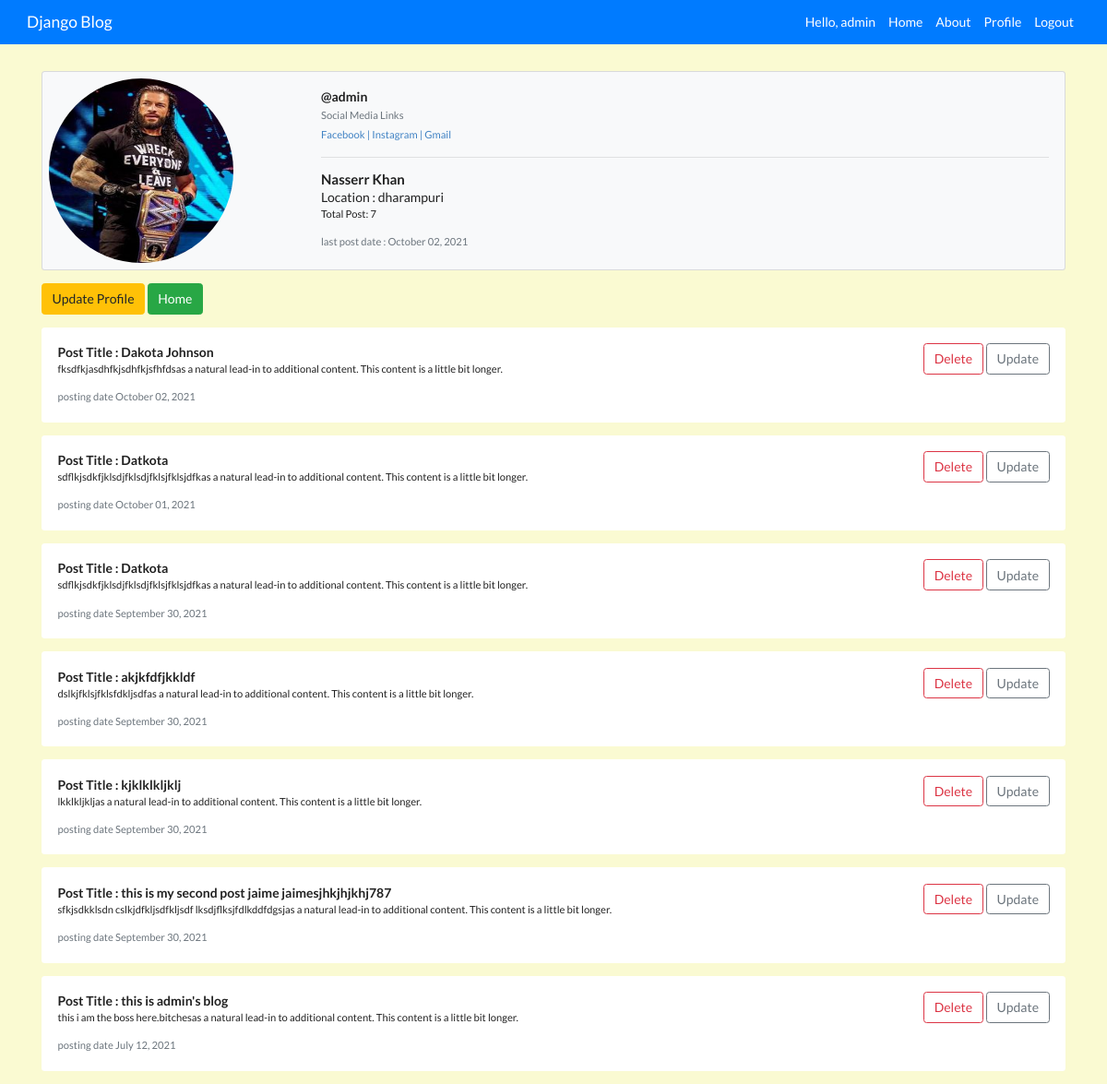
Page /myblog/profile/ (signed in) on the committed database.
### Myapp/models.py (models this page shows, shortened)
class Profile(models.Model):
    author = models.OneToOneField(User, on_delete = models.CASCADE, related_name='profile')
    image = models.ImageField( default ='default.png', upload_to = 'images', blank = True)
    city  = models.CharField(max_length = 100, blank= True)

class Blog(models.Model):
    author = models.ForeignKey(User,on_delete = models.CASCADE )
    title = models.CharField(max_length =100)
    desc  = models.TextField()
    date  = models.DateTimeField(auto_now_add = True)
    categroy = models.ForeignKey(Categroy,related_name ='blogs', on_delete =models.SET_NULL, null =True)
    likes = models.ManyToManyField(User, related_name ='likes', default = None, blank = True)

### Myapp/views.py (the view)
# urls.py: path('profile/', views.dashbord ,name ='profile'),
@login_required(login_url = 'loginpage')
def dashbord(request):
    user= request.user
    profile = Profile.objects.filter(author = user)
    blog = Blog.objects.filter(author = user).order_by('-date')
    f1 = Blog.objects.filter(author = user).order_by('-date').first()
    context ={
        'blog':blog,
        'profile':profile,
        'lastpost':f1
    }
    return  render(request,'Myapp/dashbord.html', context)

### Myapp/templates/Myapp/dashbord.html (shortened to what this page needs)
{% extends 'Myapp/base.html' %}
{% block content %}
<div class="col-12">
    {% if profile %}
    {% for profile in profile %}
        <div class="card mb-3 mt-3 bg-light" >
            <div class="row g-0">
            <div class="col-md-3">
                <img class="rounded-circle m-2" src="{{profile.image.url}}" alt="Image Not Found..." width="200px" height="200px">
            </div>
            <div class="col-md-9">
                <div class="card-body">
                <h5 class="card-title m-0">@{{profile.author}}</h5>
                <small class="text-muted">Social Media Links<br>
                    <a href="#">Facebook |</a>
                    <a href="#">Instagram |</a>
                    <a href="#">Gmail</a>
                </small> <br><hr>
                <h4 class="card-title m-0">{{ profile.author.get_full_name}}</h4>
                <span class="card-text ">Location : {{ profile.city}}</span>
                <p class=" small card-text ">Total Post: {{ blog.count}}</p>
                <p class="card-text"><small class="text-muted">last post date : {{ lastpost.date | date:"F d, Y"}}</small></p>
                </div>
            </div>
            </div>
        </div>
        <a href="{% url 'updateinfopage'%}" class="btn btn-warning">Update Profile</a>
        <a href="{% url 'homepage'%}" class="btn btn-success">Home</a>
    {% endfor %}
    {% endif %}
    {% if blog %}
        {% for bg in blog %}
                <div class="card mb-3 mt-3 mystyle"  style="background-color: white;border:none;">
                    <div class="row g-0">
                      <div class="col-md-12">
                        <div class="card-body">
                          <span class="card-text font-weight-bold"> Post Title : {{ bg.title}}</span>
                          <a href="{% url 'updateblogpage' bg.id %}" class="btn btn-outline-secondary ml-1 float-right">Update</a>
                            <a href="{% url 'deleteblogpage' bg.id %}" class="btn btn-outline-danger   float-right">Delete</a>
                          <p class=" small card-text ">{{ bg.desc}}as a natural lead-in to additional content. This content is a little bit longer.</p>
                          <p class="card-text"><small class="text-muted">posting date {{ bg.date | date:"F d, Y"}}</small></p>
                        </div>
                      </div>
                    </div>
                  </div>
        {% endfor %}
    {% else %}
            <p class="font-weight-bold text-center">No Blogs to Show</p>
    {% endif %}
</div>
{% endblock content %}

### Myapp/templates/Myapp/navbar.html (shortened to what this page needs)
<nav class="navbar navbar-expand-lg  w-100">
    <a class="navbar-brand" href="#">Django Blog</a>
    <div class="collapse navbar-collapse" id="navbarNavAltMarkup">
      <div class="navbar-nav ml-auto ">
        {% if request.user.is_authenticated %}
        <a class="nav-item nav-link active"  href="{% url 'homepage' %}">Hello, {{ request.user.username }}<span class="sr-only">(current)</span></a>
        {% endif %}
        <a class="nav-item nav-link active" href="{% url 'homepage' %}">Home <span class="sr-only">(current)</span></a>
        <a class="nav-item nav-link " href="{% url 'aboutpage' %}">About <span class="sr-only">(current)</span></a>
        {% if request.user.is_authenticated %}
        <a class="nav-item nav-link " href="{% url 'profile' %}">Profile <span class="sr-only">(current)</span></a>
        <a class="nav-item nav-link " href="{% url 'logoutpage' %}">Logout <span class="sr-only">(current)</span></a>
        {% else %}
        <a class="nav-item nav-link " href="{% url 'loginpage' %}">Login <span class="sr-only">(current)</span></a>
        <a class="nav-item nav-link " href="{% url 'signuppage' %}">Sign Up <span class="sr-only">(current)</span></a>
        {% endif %}
      </div>
    </div>
  </nav>

### Myapp/static/Myapp/css/styles.css (style rules this page uses)
body { background: lightgoldenrodyellow; }
.mystyle { background-color: white; }
.navbar-brand, .nav-link { color:white; }

### rows in the picture
Profile: image (picture), author "admin", author.get_full_name "Nasserr Khan", city "dharampuri", count "7"
Blog: date "October 02, 2021", title "Dakota Johnson", desc "fksdfkjasdhfkjsdhfkjsfhfds"
Blog: title "Datkota", desc "sdflkjsdkfjklsdjfklsdjfklsjfklsjdfk", date "October 01, 2021"
Blog: title "Datkota", desc "sdflkjsdkfjklsdjfklsdjfklsjfklsjdfk", date "September 30, 2021"
Blog: title "akjkfdfjkkldf", desc "dslkjfklsjfklsfdkljsdf", date "September 30, 2021"
Blog: title "kjklklkljklj", desc "lkklkljklj", date "September 30, 2021"
Blog: title "this is my second post jaime jaimesjhkjhjkhj787", desc "sfkjsdkklsdn cslkjdfkljsdfkljsdf lksdjflksjfdlkddfdgsj", date "September 30, 2021"
Blog: title "this is admin's blog", desc "this i am the boss here.bitches", date "July 12, 2021"

### other values in the picture
{{ request.user.username }} "admin"
